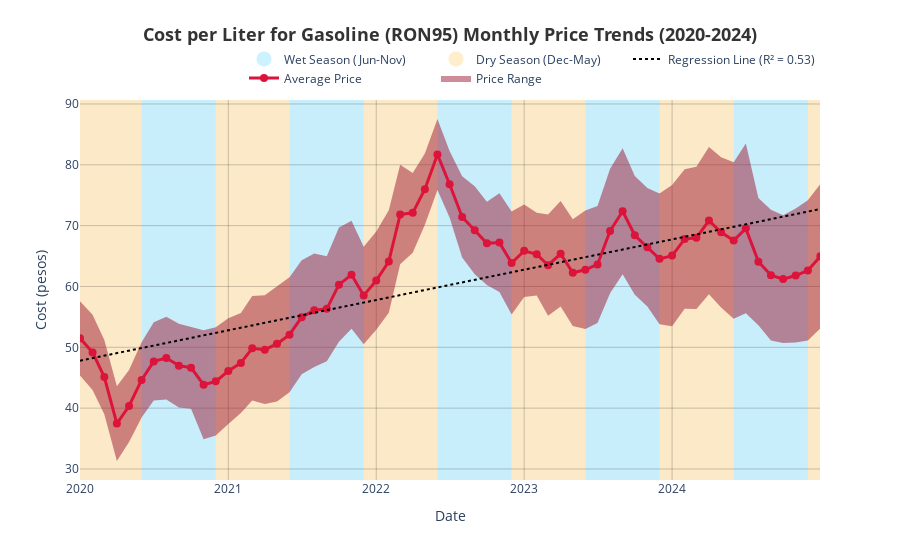

The notebook cell this image was saved under:
### Markdown cell above
Monthly gas prices graph: (from 2020 to 2025)

### Code cell
price_line_color = '#DC143C'                  # Crimson
price_range_color = 'rgba(158, 27, 50, 0.5)'  # Dark Red with transparency

fig = go.Figure()

# Add seasonal background shapes first (so they appear behind the data)
for year in range(2019, 2025):
    # Dry season (Dec-May)
    fig.add_vrect(
        x0=max(datetime(year, 12, 1), datetime(2020, 1, 1)),
        x1=min(datetime(year+1, 6, 1), datetime(2024, 12, 31)),
        fillcolor=dry_season_color,
        layer="below",
        line_width=0
    )
    
    # Wet season (Jun-Nov)
    fig.add_vrect(
        x0=max(datetime(year, 6, 1), datetime(2020, 1, 1)),
        x1=min(datetime(year, 12, 1), datetime(2024, 12, 31)),
        fillcolor=wet_season_color,
        layer="below",
        line_width=0
    )

# Add price range (fill between)
fig.add_trace(go.Scatter(
    x=ron95_data['Date'],
    y=ron95_data['Overall Range Max'],
    fill=None,
    mode='lines',
    line=dict(width=0),
    showlegend=False,
    hoverinfo='skip'
))

fig.add_trace(go.Scatter(
    x=ron95_data['Date'],
    y=ron95_data['Overall Range Min'],
    fill='tonexty',
    mode='lines',
    fillcolor=price_range_color,
    line=dict(width=0),
    name='Price Range',
    hovertemplate="<b>%{x|%b %Y}</b><br>Range: %{y:.2f}–%{text} pesos<extra></extra>",
    text=ron95_data['Overall Range Max'].round(2)
))

# Add average price line
fig.add_trace(go.Scatter(
    x=ron95_data['Date'],
    y=ron95_data['Average Price'],
    mode='lines+markers',
    line=dict(color=price_line_color, width=3),
    marker=dict(size=8),
    name='Average Price',
    hovertemplate="<b>%{x|%b %Y}</b><br>Avg: %{y:.2f} pesos<extra></extra>"
))

# Calculate and add the regression line
x = (ron95_data['Date'].astype(np.int64) // 10**9)  # Convert datetime to timestamp (seconds since epoch)
y = ron95_data['Average Price']
slope, intercept, r_value, p_value, std_err = linregress(x, y)
regression_line = slope * x + intercept

fig.add_trace(go.Scatter(
    x=ron95_data['Date'],
    y=regression_line,
    mode='lines',
    line=dict(color='black', dash='dot', width=2),
    name=f'Regression Line (R² = {r_value**2:.2f})',
    hovertemplate="<b>%{x|%b %Y}</b><br>Regression: %{y:.2f} pesos<extra></extra>"
))

# Layout customization
fig.update_layout(
    title={
        'text': "<b>Cost per Liter for Gasoline (RON95) Monthly Price Trends (2020-2024)</b>",
        'y':0.95,
        'x':0.5,
        'xanchor': 'center',
        'font': dict(size=18, color='#333333')
    },
    xaxis=dict(
        title="Date",
        range=['2020-01-01', '2024-12-31'],
        tickformat="%Y",
        dtick="M12",  # Yearly ticks
        showgrid=True,
        gridcolor='rgba(0,0,0,0.2)',
    ),
    yaxis=dict(
        title="Cost (pesos)",
        showgrid=True,
        gridcolor='rgba(0,0,0,0.2)',
    ),
    legend=dict(
        orientation="h",
        yanchor="bottom",
        y=1.02,
        xanchor="right",
        x=1
    ),
    plot_bgcolor='#FAFAFA',
    paper_bgcolor='white',
    hovermode="x unified",
    margin=dict(t=100)
)

# Custom legend for seasons (requires adding dummy traces)
fig.add_trace(go.Scatter(
    x=[None],
    y=[None],
    mode='markers',
    marker=dict(size=15, color=dry_season_color),
    name='Dry Season (Dec-May)'
))

fig.add_trace(go.Scatter(
    x=[None],
    y=[None],
    mode='markers',
    marker=dict(size=15, color=wet_season_color),
    name='Wet Season (Jun-Nov)'
))

fig.show()

# Save as HTML
fig.write_html("graphs/gasoline_price_trends.html")


def plot_gasoline_boxplot() -> None:
    # Prepare data
    ron95_data['Year'] = ron95_data['Date'].dt.year
    fig = go.Figure()
    
    # Grouped boxplot by year
    for year, group in ron95_data.groupby('Year'):
        fig.add_trace(go.Box(
            y=group['Average Price'],
            name=str(year),
            boxpoints='all',  # Show individual points
            jitter=0.4,
            pointpos=0,
            fillcolor='rgba(220, 20, 60, 0.3)',  # Soft crimson fill
            marker_color=price_line_color,
            line=dict(width=1),
            marker=dict(size=5)
        ))

    # Layout styling
    fig.update_layout(
        title={
            'text': "<b>Distribution of Monthly Gasoline Prices per Liter (RON95) per Year (2020–2024)</b>",
            'y': 0.95,
            'x': 0.5,
            'xanchor': 'center',
            'font': dict(size=18, color='#333333')
        },
        xaxis=dict(
            title="Year",
            showgrid=True,
            gridcolor='rgba(0,0,0,0.2)'
        ),
        yaxis=dict(
            title="Cost (pesos per liter)",
            showgrid=True,
            gridcolor='rgba(0,0,0,0.2)'
        ),
        plot_bgcolor='#FAFAFA',
        paper_bgcolor='white',
        hovermode="x unified",
        legend=dict(
            orientation="h",
            yanchor="bottom",
            y=1.02,
            xanchor="right",
            x=1
        ),
        margin=dict(t=100)
    )

    fig.show()

    # Optional: Save
    fig.write_html("graphs/gasoline_price_boxplot.html")

### Figure 1 — Plotly figure (JSON) as saved in the notebook; plotly's stock layout.template omitted (floating-point values rounded to 4 significant figures)
{"data": [{"hoverinfo": "skip", "line": {"width": 0}, "mode": "lines", "showlegend": false, "type": "scatter", "x": ["2020-01-01T00:00:00", "2020-02-01T00:00:00", "2020-03-01T00:00:00", "2020-04-01T00:00:00", "2020-05-01T00:00:00", "2020-06-01T00:00:00", "2020-07-01T00:00:00", "2020-08-01T00:00:00", "2020-09-01T00:00:00", "2020-10-01T00:00:00", "2020-11-01T00:00:00", "2020-12-01T00:00:00", "2021-01-01T00:00:00", "2021-02-01T00:00:00", "2021-03-01T00:00:00", "2021-04-01T00:00:00", "2021-05-01T00:00:00", "2021-06-01T00:00:00", "2021-07-01T00:00:00", "2021-08-01T00:00:00", "2021-09-01T00:00:00", "2021-10-01T00:00:00", "2021-11-01T00:00:00", "2021-12-01T00:00:00", "2022-01-01T00:00:00", "2022-02-01T00:00:00", "2022-03-01T00:00:00", "2022-04-01T00:00:00", "2022-05-01T00:00:00", "2022-06-01T00:00:00", "2022-07-01T00:00:00", "2022-08-01T00:00:00", "2022-09-01T00:00:00", "2022-10-01T00:00:00", "2022-11-01T00:00:00", "2022-12-01T00:00:00", "2023-01-01T00:00:00", "2023-02-01T00:00:00", "2023-03-01T00:00:00", "2023-04-01T00:00:00", "2023-05-01T00:00:00", "2023-06-01T00:00:00", "2023-07-01T00:00:00", "2023-08-01T00:00:00", "2023-09-01T00:00:00", "2023-10-01T00:00:00", "2023-11-01T00:00:00", "2023-12-01T00:00:00", "2024-01-01T00:00:00", "2024-02-01T00:00:00", "2024-03-01T00:00:00", "2024-04-01T00:00:00", "2024-05-01T00:00:00", "2024-06-01T00:00:00", "2024-07-01T00:00:00", "2024-08-01T00:00:00", "2024-09-01T00:00:00", "2024-10-01T00:00:00", "2024-11-01T00:00:00", "2024-12-01T00:00:00", "2025-01-01T00:00:00"], "y": [57.59, 55.36, 51.19, 43.6, 46.28, 50.83, 54.13, 55.04, 53.88, 53.42, 52.82, 53.29, 54.79, 55.65, 58.42, 58.55, 60.05, 61.52, 64.31, 65.41, 64.95, 69.68, 70.82, 66.52, 69.04, 72.52, 79.99, 78.66, 81.84, 87.53, 82.27, 78.11, 76.46, 73.92, 75.34, 72.33, 73.47, 72.1, 71.82, 74.05, 71.03, 72.49, 73.24, 79.35, 82.72, 78.18, 76.17, 75.3, 76.7, 79.26, 79.7, 82.94, 81.25, 80.42, 83.51, 74.54, 72.61, 71.71, 72.8, 74.16, 76.84]}, {"fill": "tonexty", "fillcolor": "rgba(158, 27, 50, 0.5)", "hovertemplate": "<b>%{x|%b %Y}</b><br>Range: %{y:.2f}–%{text} pesos<extra></extra>", "line": {"width": 0}, "mode": "lines", "name": "Price Range", "text": [57.59, 55.36, 51.19, 43.6, 46.28, 50.83, 54.13, 55.04, 53.88, 53.42, 52.82, 53.29, 54.79, 55.65, 58.42, 58.55, 60.05, 61.52, 64.31, 65.41, 64.95, 69.68, 70.82, 66.52, 69.04, 72.52, 79.99, 78.66, 81.84, 87.53, 82.27, 78.11, 76.46, 73.92, 75.34, 72.33, 73.47, 72.1, 71.82, 74.05, 71.03, 72.49, 73.24, 79.35, 82.72, 78.18, 76.17, 75.3, 76.7, 79.26, 79.7, 82.94, 81.25, 80.42, 83.51, 74.54, 72.61, 71.71, 72.8, 74.16, 76.84], "type": "scatter", "x": ["2020-01-01T00:00:00", "2020-02-01T00:00:00", "2020-03-01T00:00:00", "2020-04-01T00:00:00", "2020-05-01T00:00:00", "2020-06-01T00:00:00", "2020-07-01T00:00:00", "2020-08-01T00:00:00", "2020-09-01T00:00:00", "2020-10-01T00:00:00", "2020-11-01T00:00:00", "2020-12-01T00:00:00", "2021-01-01T00:00:00", "2021-02-01T00:00:00", "2021-03-01T00:00:00", "2021-04-01T00:00:00", "2021-05-01T00:00:00", "2021-06-01T00:00:00", "2021-07-01T00:00:00", "2021-08-01T00:00:00", "2021-09-01T00:00:00", "2021-10-01T00:00:00", "2021-11-01T00:00:00", "2021-12-01T00:00:00", "2022-01-01T00:00:00", "2022-02-01T00:00:00", "2022-03-01T00:00:00", "2022-04-01T00:00:00", "2022-05-01T00:00:00", "2022-06-01T00:00:00", "2022-07-01T00:00:00", "2022-08-01T00:00:00", "2022-09-01T00:00:00", "2022-10-01T00:00:00", "2022-11-01T00:00:00", "2022-12-01T00:00:00", "2023-01-01T00:00:00", "2023-02-01T00:00:00", "2023-03-01T00:00:00", "2023-04-01T00:00:00", "2023-05-01T00:00:00", "2023-06-01T00:00:00", "2023-07-01T00:00:00", "2023-08-01T00:00:00", "2023-09-01T00:00:00", "2023-10-01T00:00:00", "2023-11-01T00:00:00", "2023-12-01T00:00:00", "2024-01-01T00:00:00", "2024-02-01T00:00:00", "2024-03-01T00:00:00", "2024-04-01T00:00:00", "2024-05-01T00:00:00", "2024-06-01T00:00:00", "2024-07-01T00:00:00", "2024-08-01T00:00:00", "2024-09-01T00:00:00", "2024-10-01T00:00:00", "2024-11-01T00:00:00", "2024-12-01T00:00:00", "2025-01-01T00:00:00"], "y": [45.35, 42.97, 39.01, 31.31, 34.43, 38.45, 41.24, 41.42, 40.09, 39.89, 34.9, 35.52, 37.4, 39.2, 41.25, 40.67, 41.08, 42.62, 45.58, 46.76, 47.69, 50.91, 53.04, 50.52, 52.89, 55.7, 63.67, 65.55, 70.16, 75.85, 71.32, 64.75, 62.02, 60.25, 59.08, 55.4, 58.25, 58.5, 55.17, 56.69, 53.5, 53, 54, 58.89, 62.02, 58.65, 56.7, 53.78, 53.45, 56.32, 56.31, 58.71, 56.55, 54.68, 55.6, 53.62, 51.1, 50.72, 50.8, 51.13, 53.11]}, {"hovertemplate": "<b>%{x|%b %Y}</b><br>Avg: %{y:.2f} pesos<extra></extra>", "line": {"color": "#DC143C", "width": 3}, "marker": {"size": 8}, "mode": "lines+markers", "name": "Average Price", "type": "scatter", "x": ["2020-01-01T00:00:00", "2020-02-01T00:00:00", "2020-03-01T00:00:00", "2020-04-01T00:00:00", "2020-05-01T00:00:00", "2020-06-01T00:00:00", "2020-07-01T00:00:00", "2020-08-01T00:00:00", "2020-09-01T00:00:00", "2020-10-01T00:00:00", "2020-11-01T00:00:00", "2020-12-01T00:00:00", "2021-01-01T00:00:00", "2021-02-01T00:00:00", "2021-03-01T00:00:00", "2021-04-01T00:00:00", "2021-05-01T00:00:00", "2021-06-01T00:00:00", "2021-07-01T00:00:00", "2021-08-01T00:00:00", "2021-09-01T00:00:00", "2021-10-01T00:00:00", "2021-11-01T00:00:00", "2021-12-01T00:00:00", "2022-01-01T00:00:00", "2022-02-01T00:00:00", "2022-03-01T00:00:00", "2022-04-01T00:00:00", "2022-05-01T00:00:00", "2022-06-01T00:00:00", "2022-07-01T00:00:00", "2022-08-01T00:00:00", "2022-09-01T00:00:00", "2022-10-01T00:00:00", "2022-11-01T00:00:00", "2022-12-01T00:00:00", "2023-01-01T00:00:00", "2023-02-01T00:00:00", "2023-03-01T00:00:00", "2023-04-01T00:00:00", "2023-05-01T00:00:00", "2023-06-01T00:00:00", "2023-07-01T00:00:00", "2023-08-01T00:00:00", "2023-09-01T00:00:00", "2023-10-01T00:00:00", "2023-11-01T00:00:00", "2023-12-01T00:00:00", "2024-01-01T00:00:00", "2024-02-01T00:00:00", "2024-03-01T00:00:00", "2024-04-01T00:00:00", "2024-05-01T00:00:00", "2024-06-01T00:00:00", "2024-07-01T00:00:00", "2024-08-01T00:00:00", "2024-09-01T00:00:00", "2024-10-01T00:00:00", "2024-11-01T00:00:00", "2024-12-01T00:00:00", "2025-01-01T00:00:00"], "y": [51.47, 49.16, 45.1, 37.45, 40.36, 44.64, 47.69, 48.23, 46.98, 46.66, 43.86, 44.41, 46.09, 47.42, 49.84, 49.61, 50.56, 52.07, 54.95, 56.08, 56.32, 60.3, 61.93, 58.52, 60.97, 64.11, 71.83, 72.1, 76, 81.69, 76.79, 71.43, 69.24, 67.09, 67.21, 63.86, 65.86, 65.3, 63.49, 65.37, 62.27, 62.74, 63.62, 69.12, 72.37, 68.42, 66.44, 64.54, 65.08, 67.79, 68.0, 70.83, 68.9, 67.55, 69.56, 64.08, 61.86, 61.21, 61.8, 62.64, 64.97]}, {"hovertemplate": "<b>%{x|%b %Y}</b><br>Regression: %{y:.2f} pesos<extra></extra>", "line": {"color": "black", "dash": "dot", "width": 2}, "mode": "lines", "name": "Regression Line (R² = 0.53)", "type": "scatter", "x": ["2020-01-01T00:00:00", "2020-02-01T00:00:00", "2020-03-01T00:00:00", "2020-04-01T00:00:00", "2020-05-01T00:00:00", "2020-06-01T00:00:00", "2020-07-01T00:00:00", "2020-08-01T00:00:00", "2020-09-01T00:00:00", "2020-10-01T00:00:00", "2020-11-01T00:00:00", "2020-12-01T00:00:00", "2021-01-01T00:00:00", "2021-02-01T00:00:00", "2021-03-01T00:00:00", "2021-04-01T00:00:00", "2021-05-01T00:00:00", "2021-06-01T00:00:00", "2021-07-01T00:00:00", "2021-08-01T00:00:00", "2021-09-01T00:00:00", "2021-10-01T00:00:00", "2021-11-01T00:00:00", "2021-12-01T00:00:00", "2022-01-01T00:00:00", "2022-02-01T00:00:00", "2022-03-01T00:00:00", "2022-04-01T00:00:00", "2022-05-01T00:00:00", "2022-06-01T00:00:00", "2022-07-01T00:00:00", "2022-08-01T00:00:00", "2022-09-01T00:00:00", "2022-10-01T00:00:00", "2022-11-01T00:00:00", "2022-12-01T00:00:00", "2023-01-01T00:00:00", "2023-02-01T00:00:00", "2023-03-01T00:00:00", "2023-04-01T00:00:00", "2023-05-01T00:00:00", "2023-06-01T00:00:00", "2023-07-01T00:00:00", "2023-08-01T00:00:00", "2023-09-01T00:00:00", "2023-10-01T00:00:00", "2023-11-01T00:00:00", "2023-12-01T00:00:00", "2024-01-01T00:00:00", "2024-02-01T00:00:00", "2024-03-01T00:00:00", "2024-04-01T00:00:00", "2024-05-01T00:00:00", "2024-06-01T00:00:00", "2024-07-01T00:00:00", "2024-08-01T00:00:00", "2024-09-01T00:00:00", "2024-10-01T00:00:00", "2024-11-01T00:00:00", "2024-12-01T00:00:00", "2025-01-01T00:00:00"], "y": [47.8, 48.23, 48.62, 49.04, 49.45, 49.88, 50.29, 50.71, 51.13, 51.54, 51.96, 52.37, 52.8, 53.22, 53.6, 54.02, 54.43, 54.86, 55.27, 55.69, 56.11, 56.52, 56.95, 57.35, 57.78, 58.2, 58.58, 59.01, 59.42, 59.84, 60.25, 60.67, 61.09, 61.5, 61.93, 62.34, 62.76, 63.18, 63.56, 63.99, 64.4, 64.82, 65.23, 65.65, 66.07, 66.48, 66.91, 67.32, 67.74, 68.16, 68.56, 68.98, 69.39, 69.81, 70.22, 70.65, 71.07, 71.48, 71.9, 72.31, 72.73]}, {"marker": {"color": "rgba(255, 165, 0, 0.2)", "size": 15}, "mode": "markers", "name": "Dry Season (Dec-May)", "type": "scatter", "x": [null], "y": [null]}, {"marker": {"color": "rgba(0, 191, 255, 0.2)", "size": 15}, "mode": "markers", "name": "Wet Season (Jun-Nov)", "type": "scatter", "x": [null], "y": [null]}], "layout": {"hovermode": "x unified", "legend": {"orientation": "h", "x": 1, "xanchor": "right", "y": 1.02, "yanchor": "bottom"}, "margin": {"t": 100}, "paper_bgcolor": "white", "plot_bgcolor": "#FAFAFA", "shapes": [{"fillcolor": "rgba(255, 165, 0, 0.2)", "layer": "below", "line": {"width": 0}, "type": "rect", "x0": "2020-01-01T00:00:00", "x1": "2020-06-01T00:00:00", "xref": "x", "y0": 0, "y1": 1, "yref": "y domain"}, {"fillcolor": "rgba(0, 191, 255, 0.2)", "layer": "below", "line": {"width": 0}, "type": "rect", "x0": "2020-01-01T00:00:00", "x1": "2019-12-01T00:00:00", "xref": "x", "y0": 0, "y1": 1, "yref": "y domain"}, {"fillcolor": "rgba(255, 165, 0, 0.2)", "layer": "below", "line": {"width": 0}, "type": "rect", "x0": "2020-12-01T00:00:00", "x1": "2021-06-01T00:00:00", "xref": "x", "y0": 0, "y1": 1, "yref": "y domain"}, {"fillcolor": "rgba(0, 191, 255, 0.2)", "layer": "below", "line": {"width": 0}, "type": "rect", "x0": "2020-06-01T00:00:00", "x1": "2020-12-01T00:00:00", "xref": "x", "y0": 0, "y1": 1, "yref": "y domain"}, {"fillcolor": "rgba(255, 165, 0, 0.2)", "layer": "below", "line": {"width": 0}, "type": "rect", "x0": "2021-12-01T00:00:00", "x1": "2022-06-01T00:00:00", "xref": "x", "y0": 0, "y1": 1, "yref": "y domain"}, {"fillcolor": "rgba(0, 191, 255, 0.2)", "layer": "below", "line": {"width": 0}, "type": "rect", "x0": "2021-06-01T00:00:00", "x1": "2021-12-01T00:00:00", "xref": "x", "y0": 0, "y1": 1, "yref": "y domain"}, {"fillcolor": "rgba(255, 165, 0, 0.2)", "layer": "below", "line": {"width": 0}, "type": "rect", "x0": "2022-12-01T00:00:00", "x1": "2023-06-01T00:00:00", "xref": "x", "y0": 0, "y1": 1, "yref": "y domain"}, {"fillcolor": "rgba(0, 191, 255, 0.2)", "layer": "below", "line": {"width": 0}, "type": "rect", "x0": "2022-06-01T00:00:00", "x1": "2022-12-01T00:00:00", "xref": "x", "y0": 0, "y1": 1, "yref": "y domain"}, {"fillcolor": "rgba(255, 165, 0, 0.2)", "layer": "below", "line": {"width": 0}, "type": "rect", "x0": "2023-12-01T00:00:00", "x1": "2024-06-01T00:00:00", "xref": "x", "y0": 0, "y1": 1, "yref": "y domain"}, {"fillcolor": "rgba(0, 191, 255, 0.2)", "layer": "below", "line": {"width": 0}, "type": "rect", "x0": "2023-06-01T00:00:00", "x1": "2023-12-01T00:00:00", "xref": "x", "y0": 0, "y1": 1, "yref": "y domain"}, {"fillcolor": "rgba(255, 165, 0, 0.2)", "layer": "below", "line": {"width": 0}, "type": "rect", "x0": "2024-12-01T00:00:00", "x1": "2024-12-31T00:00:00", "xref": "x", "y0": 0, "y1": 1, "yref": "y domain"}, {"fillcolor": "rgba(0, 191, 255, 0.2)", "layer": "below", "line": {"width": 0}, "type": "rect", "x0": "2024-06-01T00:00:00", "x1": "2024-12-01T00:00:00", "xref": "x", "y0": 0, "y1": 1, "yref": "y domain"}], "title": {"font": {"color": "#333333", "size": 18}, "text": "<b>Cost per Liter for Gasoline (RON95) Monthly Price Trends (2020-2024)</b>", "x": 0.5, "xanchor": "center", "y": 0.95}, "xaxis": {"dtick": "M12", "gridcolor": "rgba(0,0,0,0.2)", "range": ["2020-01-01", "2024-12-31"], "showgrid": true, "tickformat": "%Y", "title": {"text": "Date"}}, "yaxis": {"gridcolor": "rgba(0,0,0,0.2)", "showgrid": true, "title": {"text": "Cost (pesos)"}}}}
